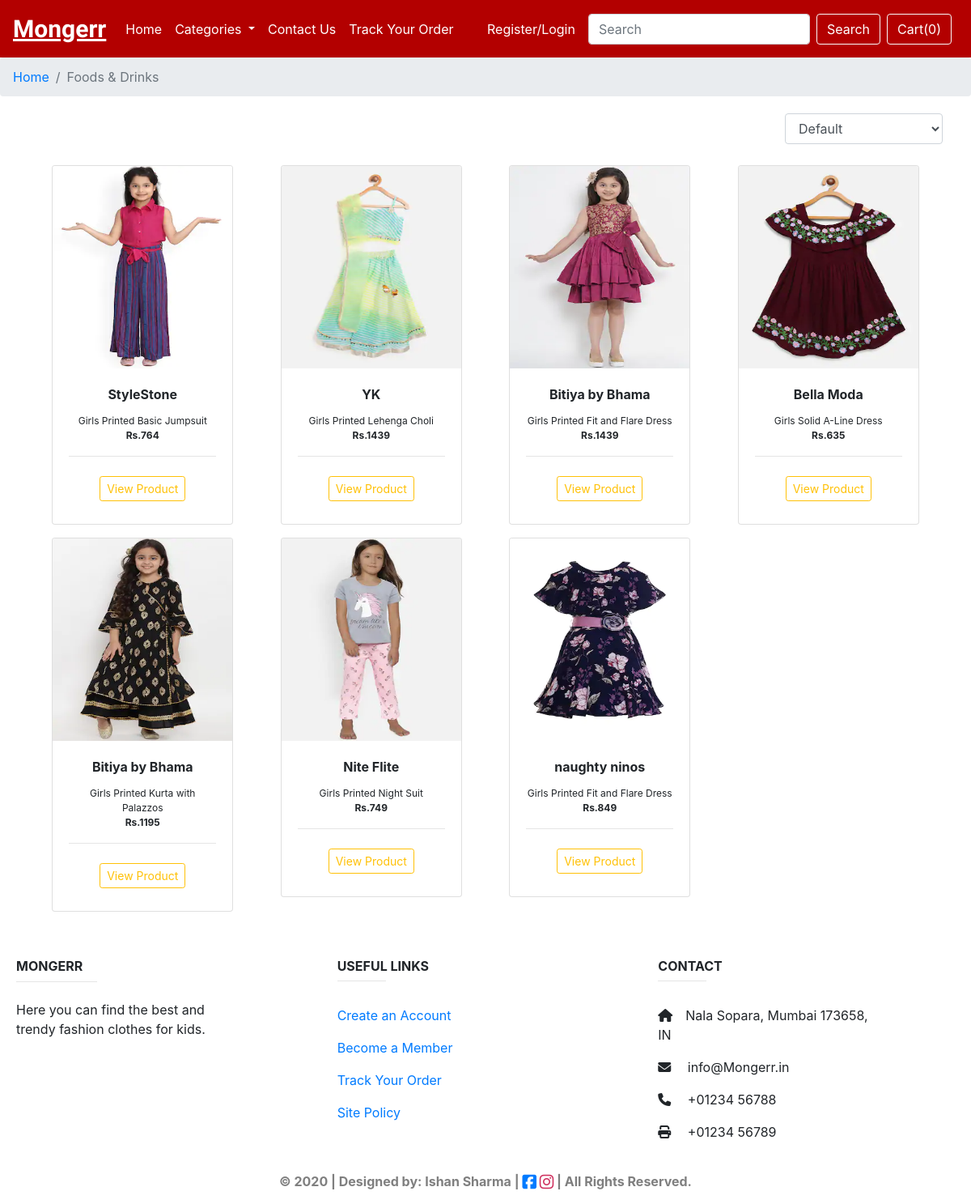
/fnd/, run on the app's committed database.
### shop/models.py (models this page shows, shortened)
class Product(models.Model):
    product_id = models.AutoField
    product_name = models.CharField(max_length=50, default="")
    brand = models.CharField(max_length=50, default="")
    desc = models.CharField(max_length=1000, default="")
    category = models.CharField(max_length=20, default="")
    prod_category = models.CharField(max_length=20, default="")
    gender = models.CharField(max_length=1, default="")
    size = models.CharField(max_length=1, default="")
    price = models.IntegerField(default=0)
    pub_date = models.DateField()
    image = models.ImageField(upload_to="shop/images", default="")
    seller_name = models.CharField(max_length=50, default="")
    phone = models.CharField(max_length=70, default="")

### shop/views.py (the view, shortened to what this page needs)
# urls.py: path('fnd/', views.fnd, name="fnd"),
def fnd(request):
    products = Product.objects.filter(gender="F")
    params = {'products': products}
    return render(request, "fnd.html", params)

### shop/templates/fnd.html (shortened to what this page needs)
{% extends 'basic.html' %}
{% block body %}
{% load static %}
<nav aria-label="breadcrumb">
  <ol class="breadcrumb">
    <li class="breadcrumb-item"><a href="{% url 'home' %}">Home</a></li>
    <li class="breadcrumb-item active" aria-current="page">Foods & Drinks</li>
  </ol>
</nav>
<div class="container mb-5">
  <div class="row d-flex justify-content-end">
    <div>
      <form id="filterform" action="{% url 'fnd' %}" method="post"> {% csrf_token %}
        <select class="form-control" id="filterDrop" onchange="filter(this.value)">
          <option>Default</option>
        </select>
      </form>
    </div>
  </div>
  <div class="row" align="center">
    {% for i in products %}
    <div class="col-12 col-sm-4 col-lg-3 mt-3">
      <div class="card" style="width: 14rem;">
        <img src="/media/{{ i.image }}" class="card-img-top" alt="..." height="250px" width="50px">
        <div class="card-body">
          <p class="card-title"><b>{{ i.brand }}</b></p>
          <p class="card-text">{{ i.product_name }}<br><b>Rs.{{ i.price }}</b></p>
          <hr>
          <form action="/products/{{ i.id }}" method="post"> {% csrf_token %}
            <button id="qv{{ i.id }}" name="fnd" value="fnd" class="btn btn-outline-warning btn-sm cart my-2">View
              Product</button>
          </form>
        </div>
      </div>
    </div>
    {% endfor %}
  </div>
</div>
{% endblock %}

### shop/templates/fnd.html (style rules this page uses)
.container { min-height: 700px; }
.card-text { font-size: 12px; padding-top: 0px; }
.row { padding: 5px; }

### data on the page
Product: image (picture), brand "StyleStone", product_name "Girls Printed Basic Jumpsuit", price "764"
Product: image (picture), brand "YK", product_name "Girls Printed Lehenga Choli", price "1439"
Product: image (picture), brand "Bitiya by Bhama", product_name "Girls Printed Fit and Flare Dress", price "1439"
Product: image (picture), brand "Bella Moda", product_name "Girls Solid A-Line Dress", price "635"
Product: image (picture), brand "Bitiya by Bhama", product_name "Girls Printed Kurta with Palazzos", price "1195"
Product: image (picture), brand "Nite Flite", product_name "Girls Printed Night Suit", price "749"
Product: image (picture), brand "naughty ninos", product_name "Girls Printed Fit and Flare Dress", price "849"
